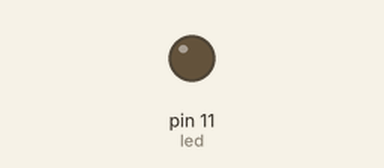
This sketch was run on a simulated Arduino Uno, built with avr-gcc and run on an emulated ATmega328P. On the bench: output pins drawn as LEDs (lit = HIGH).

Above: at 0.05 s.
At 0.3 s:
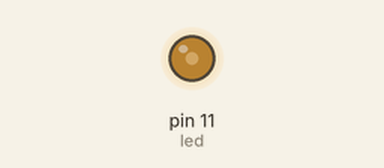
At 0.55 s:
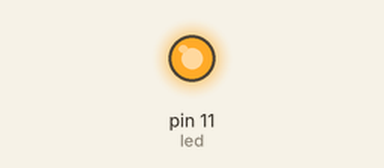
At 1.1 s:
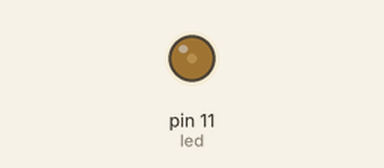
Timing chart, 0 to 3.0 s (numbered marks = the images above):
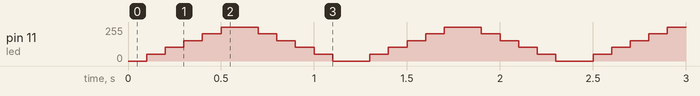

The sketch:

LEDFading.ino
```cpp
int led = 11; // Pin yang digunakan untuk menaruh LED
int i;

void setup(){
pinMode(led, OUTPUT); // Set LED sebagai output
}

void loop(){
  for (i=0; i<=255; i+=51){ // Untuk menyalakan fading pada led
    analogWrite(led,i);
    delay(100);
 }
 for (i=255; i>=0; i-=51){  // Untuk meredupkan fading pada led
  analogWrite(led,i);
   delay(100);
 }
}
```

Measured:
- by itself, pin 11 (led): repeats every 1.2 s: 102/255 0.10 s, 153/255 0.10 s, 204/255 0.10 s, 255/255 0.20 s, 204/255 0.10 s, 153/255 0.10 s, 102/255 0.10 s, 51/255 0.10 s, 0/255 0.20 s, 51/255 0.10 s
